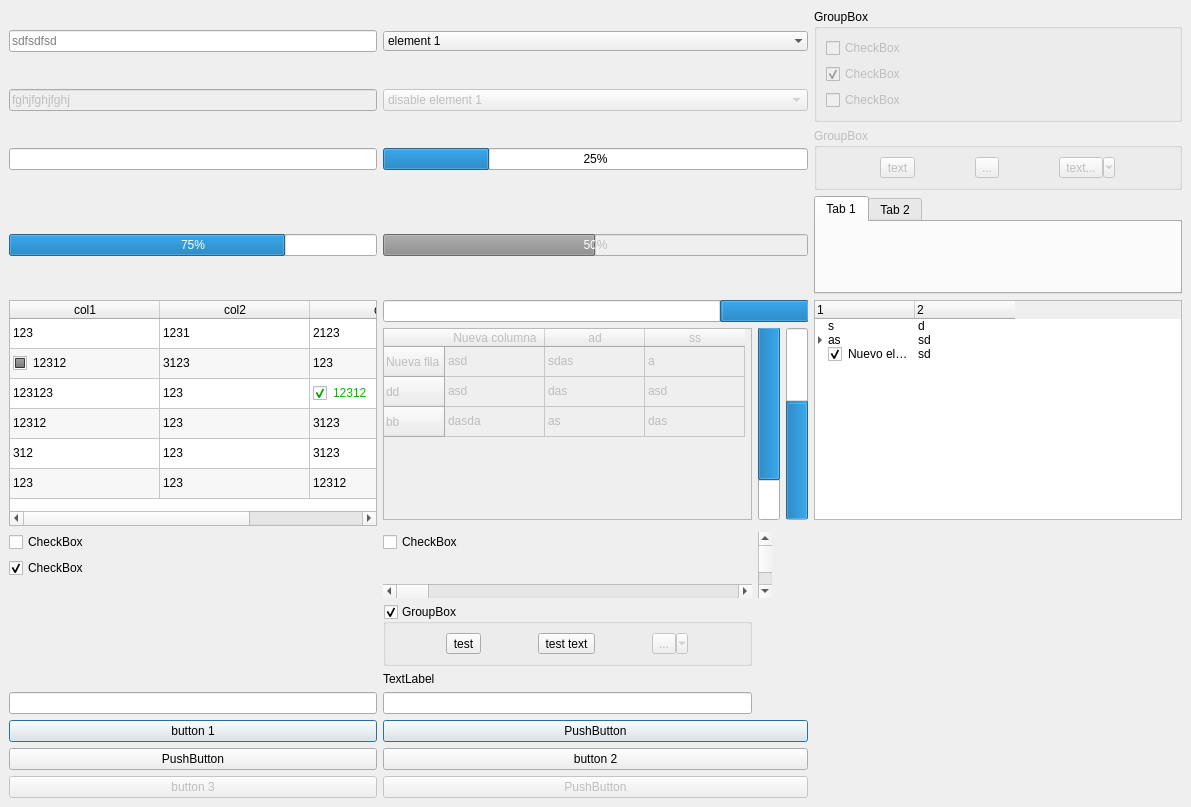
<?xml version="1.0" encoding="UTF-8"?>
<ui version="4.0">
 <class>MainWindow</class>
 <widget class="QMainWindow" name="MainWindow">
  <property name="geometry">
   <rect>
    <x>0</x>
    <y>0</y>
    <width>1191</width>
    <height>807</height>
   </rect>
  </property>
  <property name="windowTitle">
   <string>MainWindow</string>
  </property>
  <widget class="QWidget" name="centralwidget">
   <layout class="QGridLayout" name="gridLayout">
    <item row="0" column="1" colspan="3">
     <widget class="QComboBox" name="comboBox">
      <property name="minimumSize">
       <size>
        <width>300</width>
        <height>0</height>
       </size>
      </property>
      <property name="focusPolicy">
       <enum>Qt::ClickFocus</enum>
      </property>
      <property name="editable">
       <bool>false</bool>
      </property>
      <property name="frame">
       <bool>false</bool>
      </property>
      <item>
       <property name="text">
        <string>element 1</string>
       </property>
       <property name="icon">
        <iconset resource="../../Themes/MainTheme/qrc/resources.qrc">
         <normaloff>:/svg/search-gray</normaloff>
         <normalon>:/svg/search-gray</normalon>
         <disabledoff>:/svg/search-gray</disabledoff>
         <disabledon>:/svg/search-gray</disabledon>
         <activeoff>:/svg/search-gray</activeoff>
         <activeon>:/svg/search-gray</activeon>
         <selectedoff>:/svg/search-gray</selectedoff>
         <selectedon>:/svg/combo-down-gray</selectedon>:/svg/search-gray</iconset>
       </property>
      </item>
      <item>
       <property name="text">
        <string>element 2</string>
       </property>
      </item>
      <item>
       <property name="text">
        <string>element 3</string>
       </property>
      </item>
      <item>
       <property name="text">
        <string>element 4</string>
       </property>
      </item>
      <item>
       <property name="text">
        <string>element 5</string>
       </property>
      </item>
     </widget>
    </item>
    <item row="26" column="0">
     <widget class="QPushButton" name="pushButton_5">
      <property name="text">
       <string>PushButton</string>
      </property>
      <property name="icon">
       <iconset theme="applications-office">
        <normaloff>.</normaloff>.</iconset>
      </property>
     </widget>
    </item>
    <item row="1" column="0">
     <widget class="QLineEdit" name="lineEdit_2">
      <property name="enabled">
       <bool>false</bool>
      </property>
      <property name="text">
       <string>fghjfghjfghj</string>
      </property>
      <property name="placeholderText">
       <string/>
      </property>
     </widget>
    </item>
    <item row="3" column="1" colspan="3">
     <widget class="QProgressBar" name="progressBar_5">
      <property name="enabled">
       <bool>false</bool>
      </property>
      <property name="value">
       <number>50</number>
      </property>
     </widget>
    </item>
    <item row="19" column="1">
     <widget class="QLineEdit" name="lineEdit_4">
      <property name="clearButtonEnabled">
       <bool>true</bool>
      </property>
     </widget>
    </item>
    <item row="4" column="1" colspan="3">
     <widget class="QProgressBar" name="progressBar_2">
      <property name="enabled">
       <bool>true</bool>
      </property>
      <property name="maximum">
       <number>50</number>
      </property>
      <property name="value">
       <number>10</number>
      </property>
      <property name="orientation">
       <enum>Qt::Horizontal</enum>
      </property>
      <property name="invertedAppearance">
       <bool>true</bool>
      </property>
     </widget>
    </item>
    <item row="2" column="1" colspan="3">
     <widget class="QProgressBar" name="progressBar">
      <property name="value">
       <number>25</number>
      </property>
     </widget>
    </item>
    <item row="27" column="0">
     <widget class="QPushButton" name="pushButton_3">
      <property name="enabled">
       <bool>false</bool>
      </property>
      <property name="text">
       <string>button 3</string>
      </property>
     </widget>
    </item>
    <item row="26" column="1" colspan="3">
     <widget class="QPushButton" name="pushButton_2">
      <property name="text">
       <string>button 2</string>
      </property>
     </widget>
    </item>
    <item row="19" column="0">
     <widget class="QLineEdit" name="lineEdit_5"/>
    </item>
    <item row="1" column="1" colspan="3">
     <widget class="QComboBox" name="comboBox_2">
      <property name="enabled">
       <bool>false</bool>
      </property>
      <property name="currentIndex">
       <number>0</number>
      </property>
      <item>
       <property name="text">
        <string>disable element 1</string>
       </property>
      </item>
     </widget>
    </item>
    <item row="3" column="0">
     <widget class="QProgressBar" name="progressBar_6">
      <property name="value">
       <number>75</number>
      </property>
     </widget>
    </item>
    <item row="5" column="1">
     <widget class="QTableWidget" name="tableWidget_2">
      <property name="enabled">
       <bool>false</bool>
      </property>
      <attribute name="horizontalHeaderMinimumSectionSize">
       <number>60</number>
      </attribute>
      <attribute name="horizontalHeaderShowSortIndicator" stdset="0">
       <bool>false</bool>
      </attribute>
      <attribute name="horizontalHeaderStretchLastSection">
       <bool>false</bool>
      </attribute>
      <row>
       <property name="text">
        <string>Nueva fila</string>
       </property>
      </row>
      <row>
       <property name="text">
        <string>dd</string>
       </property>
      </row>
      <row>
       <property name="text">
        <string>bb</string>
       </property>
      </row>
      <column>
       <property name="text">
        <string>Nueva columna</string>
       </property>
      </column>
      <column>
       <property name="text">
        <string>ad</string>
       </property>
      </column>
      <column>
       <property name="text">
        <string>ss</string>
       </property>
      </column>
      <item row="0" column="0">
       <property name="text">
        <string>asd</string>
       </property>
      </item>
      <item row="0" column="1">
       <property name="text">
        <string>sdas</string>
       </property>
      </item>
      <item row="0" column="2">
       <property name="text">
        <string>a</string>
       </property>
      </item>
      <item row="1" column="0">
       <property name="text">
        <string>asd</string>
       </property>
      </item>
      <item row="1" column="1">
       <property name="text">
        <string>das</string>
       </property>
      </item>
      <item row="1" column="2">
       <property name="text">
        <string>asd</string>
       </property>
      </item>
      <item row="2" column="0">
       <property name="text">
        <string>dasda</string>
       </property>
      </item>
      <item row="2" column="1">
       <property name="text">
        <string>as</string>
       </property>
      </item>
      <item row="2" column="2">
       <property name="text">
        <string>das</string>
       </property>
      </item>
     </widget>
    </item>
    <item row="8" column="2" rowspan="3">
     <widget class="QScrollBar" name="verticalScrollBar">
      <property name="orientation">
       <enum>Qt::Vertical</enum>
      </property>
     </widget>
    </item>
    <item row="9" column="0">
     <widget class="QCheckBox" name="checkBox_4">
      <property name="text">
       <string>CheckBox</string>
      </property>
      <property name="checked">
       <bool>true</bool>
      </property>
     </widget>
    </item>
    <item row="10" column="1">
     <widget class="QScrollBar" name="horizontalScrollBar">
      <property name="orientation">
       <enum>Qt::Horizontal</enum>
      </property>
     </widget>
    </item>
    <item row="14" column="1">
     <widget class="QGroupBox" name="groupBox_2">
      <property name="title">
       <string>GroupBox</string>
      </property>
      <property name="flat">
       <bool>false</bool>
      </property>
      <property name="checkable">
       <bool>true</bool>
      </property>
      <layout class="QHBoxLayout" name="horizontalLayout">
       <item>
        <widget class="QToolButton" name="toolButton_4">
         <property name="text">
          <string>test</string>
         </property>
         <property name="icon">
          <iconset resource="../../Themes/MainTheme/qrc/resources.qrc">
           <normaloff>:/svg/check-arrow</normaloff>:/svg/check-arrow</iconset>
         </property>
         <property name="toolButtonStyle">
          <enum>Qt::ToolButtonTextBesideIcon</enum>
         </property>
        </widget>
       </item>
       <item>
        <widget class="QToolButton" name="toolButton_2">
         <property name="text">
          <string>test text</string>
         </property>
         <property name="icon">
          <iconset resource="../../Themes/MainTheme/qrc/resources.qrc">
           <normaloff>:/svg/search-gray</normaloff>:/svg/search-gray</iconset>
         </property>
         <property name="popupMode">
          <enum>QToolButton::InstantPopup</enum>
         </property>
         <property name="toolButtonStyle">
          <enum>Qt::ToolButtonTextUnderIcon</enum>
         </property>
        </widget>
       </item>
       <item>
        <widget class="QToolButton" name="toolButton_6">
         <property name="enabled">
          <bool>false</bool>
         </property>
         <property name="text">
          <string>...</string>
         </property>
         <property name="icon">
          <iconset resource="../../Themes/MainTheme/qrc/resources.qrc">
           <normaloff>:/svg/up-arrow-white</normaloff>:/svg/up-arrow-white</iconset>
         </property>
         <property name="popupMode">
          <enum>QToolButton::MenuButtonPopup</enum>
         </property>
         <property name="toolButtonStyle">
          <enum>Qt::ToolButtonTextUnderIcon</enum>
         </property>
        </widget>
       </item>
      </layout>
     </widget>
    </item>
    <item row="27" column="1" colspan="3">
     <widget class="QPushButton" name="pushButton_4">
      <property name="enabled">
       <bool>false</bool>
      </property>
      <property name="text">
       <string>PushButton</string>
      </property>
     </widget>
    </item>
    <item row="2" column="0">
     <widget class="QLineEdit" name="lineEdit_3">
      <property name="clearButtonEnabled">
       <bool>true</bool>
      </property>
     </widget>
    </item>
    <item row="25" column="1" colspan="3">
     <widget class="QPushButton" name="pushButton_6">
      <property name="text">
       <string>PushButton</string>
      </property>
      <property name="default">
       <bool>true</bool>
      </property>
     </widget>
    </item>
    <item row="5" column="2">
     <widget class="QProgressBar" name="progressBar_4">
      <property name="maximum">
       <number>10</number>
      </property>
      <property name="value">
       <number>8</number>
      </property>
      <property name="orientation">
       <enum>Qt::Vertical</enum>
      </property>
      <property name="invertedAppearance">
       <bool>true</bool>
      </property>
     </widget>
    </item>
    <item row="5" column="3">
     <widget class="QProgressBar" name="progressBar_3">
      <property name="maximum">
       <number>500</number>
      </property>
      <property name="value">
       <number>300</number>
      </property>
      <property name="orientation">
       <enum>Qt::Vertical</enum>
      </property>
     </widget>
    </item>
    <item row="8" column="1">
     <widget class="QCheckBox" name="checkBox_5">
      <property name="text">
       <string>CheckBox</string>
      </property>
      <property name="checkable">
       <bool>true</bool>
      </property>
      <property name="checked">
       <bool>false</bool>
      </property>
      <property name="autoRepeat">
       <bool>false</bool>
      </property>
      <property name="autoExclusive">
       <bool>false</bool>
      </property>
      <property name="tristate">
       <bool>true</bool>
      </property>
     </widget>
    </item>
    <item row="0" column="0">
     <widget class="QLineEdit" name="lineEdit">
      <property name="placeholderText">
       <string>sdfsdfsd</string>
      </property>
     </widget>
    </item>
    <item row="25" column="0">
     <widget class="QPushButton" name="pushButton">
      <property name="text">
       <string>button 1</string>
      </property>
      <property name="default">
       <bool>true</bool>
      </property>
     </widget>
    </item>
    <item row="8" column="0">
     <widget class="QCheckBox" name="checkBox">
      <property name="text">
       <string>CheckBox</string>
      </property>
      <property name="tristate">
       <bool>true</bool>
      </property>
     </widget>
    </item>
    <item row="4" column="0" rowspan="3">
     <widget class="QTableWidget" name="tableWidget">
      <property name="enabled">
       <bool>true</bool>
      </property>
      <property name="minimumSize">
       <size>
        <width>0</width>
        <height>0</height>
       </size>
      </property>
      <property name="styleSheet">
       <string notr="true"/>
      </property>
      <property name="alternatingRowColors">
       <bool>true</bool>
      </property>
      <property name="gridStyle">
       <enum>Qt::SolidLine</enum>
      </property>
      <property name="sortingEnabled">
       <bool>true</bool>
      </property>
      <property name="cornerButtonEnabled">
       <bool>true</bool>
      </property>
      <attribute name="horizontalHeaderVisible">
       <bool>true</bool>
      </attribute>
      <attribute name="horizontalHeaderCascadingSectionResizes">
       <bool>false</bool>
      </attribute>
      <attribute name="horizontalHeaderMinimumSectionSize">
       <number>100</number>
      </attribute>
      <attribute name="horizontalHeaderDefaultSectionSize">
       <number>150</number>
      </attribute>
      <attribute name="horizontalHeaderHighlightSections">
       <bool>true</bool>
      </attribute>
      <attribute name="horizontalHeaderStretchLastSection">
       <bool>true</bool>
      </attribute>
      <attribute name="verticalHeaderVisible">
       <bool>false</bool>
      </attribute>
      <attribute name="verticalHeaderMinimumSectionSize">
       <number>21</number>
      </attribute>
      <attribute name="verticalHeaderDefaultSectionSize">
       <number>30</number>
      </attribute>
      <row>
       <property name="text">
        <string>1</string>
       </property>
      </row>
      <row>
       <property name="text">
        <string>Nueva fila</string>
       </property>
      </row>
      <row>
       <property name="text">
        <string>Nueva fila</string>
       </property>
      </row>
      <row>
       <property name="text">
        <string>Nueva fila</string>
       </property>
      </row>
      <row>
       <property name="text">
        <string>Nueva fila</string>
       </property>
      </row>
      <row>
       <property name="text">
        <string>Nueva fila</string>
       </property>
      </row>
      <column>
       <property name="text">
        <string>col1</string>
       </property>
       <property name="icon">
        <iconset theme="battery">
         <normaloff>.</normaloff>.</iconset>
       </property>
      </column>
      <column>
       <property name="text">
        <string>col2</string>
       </property>
      </column>
      <column>
       <property name="text">
        <string>col3</string>
       </property>
      </column>
      <item row="0" column="0">
       <property name="text">
        <string>123</string>
       </property>
       <property name="icon">
        <iconset resource="../../Themes/MainTheme/qrc/resources.qrc">
         <normaloff>:/svg/combo-down</normaloff>:/svg/combo-down</iconset>
       </property>
      </item>
      <item row="0" column="1">
       <property name="text">
        <string>1231</string>
       </property>
      </item>
      <item row="0" column="2">
       <property name="text">
        <string>2123</string>
       </property>
      </item>
      <item row="1" column="0">
       <property name="text">
        <string>12312</string>
       </property>
       <property name="checkState">
        <enum>PartiallyChecked</enum>
       </property>
       <property name="icon">
        <iconset resource="../../Themes/MainTheme/qrc/resources.qrc">
         <normaloff>:/svg/combo-down-gray</normaloff>:/svg/combo-down-gray</iconset>
       </property>
      </item>
      <item row="1" column="1">
       <property name="text">
        <string>3123</string>
       </property>
      </item>
      <item row="1" column="2">
       <property name="text">
        <string>123</string>
       </property>
      </item>
      <item row="2" column="0">
       <property name="text">
        <string>123123</string>
       </property>
      </item>
      <item row="2" column="1">
       <property name="text">
        <string>123</string>
       </property>
      </item>
      <item row="2" column="2">
       <property name="text">
        <string>12312</string>
       </property>
       <property name="background">
        <brush brushstyle="NoBrush">
         <color alpha="255">
          <red>0</red>
          <green>255</green>
          <blue>212</blue>
         </color>
        </brush>
       </property>
       <property name="foreground">
        <brush brushstyle="SolidPattern">
         <color alpha="255">
          <red>0</red>
          <green>189</green>
          <blue>0</blue>
         </color>
        </brush>
       </property>
       <property name="checkState">
        <enum>Checked</enum>
       </property>
      </item>
      <item row="3" column="0">
       <property name="text">
        <string>12312</string>
       </property>
       <property name="checkState">
        <enum>Unchecked</enum>
       </property>
      </item>
      <item row="3" column="1">
       <property name="text">
        <string>123</string>
       </property>
      </item>
      <item row="3" column="2">
       <property name="text">
        <string>3123</string>
       </property>
      </item>
      <item row="4" column="0">
       <property name="text">
        <string>312</string>
       </property>
      </item>
      <item row="4" column="1">
       <property name="text">
        <string>123</string>
       </property>
      </item>
      <item row="4" column="2">
       <property name="text">
        <string>3123</string>
       </property>
      </item>
      <item row="5" column="0">
       <property name="text">
        <string>123</string>
       </property>
      </item>
      <item row="5" column="1">
       <property name="text">
        <string>123</string>
       </property>
      </item>
      <item row="5" column="2">
       <property name="text">
        <string>12312</string>
       </property>
      </item>
     </widget>
    </item>
    <item row="0" column="4" rowspan="2">
     <widget class="QGroupBox" name="groupBox_3">
      <property name="title">
       <string>GroupBox</string>
      </property>
      <property name="flat">
       <bool>true</bool>
      </property>
      <layout class="QVBoxLayout" name="verticalLayout">
       <item>
        <widget class="QCheckBox" name="checkBox_6">
         <property name="enabled">
          <bool>false</bool>
         </property>
         <property name="text">
          <string>CheckBox</string>
         </property>
        </widget>
       </item>
       <item>
        <widget class="QCheckBox" name="checkBox_2">
         <property name="enabled">
          <bool>false</bool>
         </property>
         <property name="text">
          <string>CheckBox</string>
         </property>
         <property name="checked">
          <bool>true</bool>
         </property>
         <property name="tristate">
          <bool>true</bool>
         </property>
        </widget>
       </item>
       <item>
        <widget class="QCheckBox" name="checkBox_3">
         <property name="enabled">
          <bool>false</bool>
         </property>
         <property name="text">
          <string>CheckBox</string>
         </property>
         <property name="checkable">
          <bool>true</bool>
         </property>
         <property name="checked">
          <bool>false</bool>
         </property>
         <property name="autoRepeat">
          <bool>false</bool>
         </property>
         <property name="autoExclusive">
          <bool>false</bool>
         </property>
         <property name="tristate">
          <bool>true</bool>
         </property>
        </widget>
       </item>
      </layout>
     </widget>
    </item>
    <item row="2" column="4">
     <widget class="QGroupBox" name="groupBox">
      <property name="enabled">
       <bool>false</bool>
      </property>
      <property name="title">
       <string>GroupBox</string>
      </property>
      <layout class="QGridLayout" name="gridLayout_2">
       <item row="1" column="2">
        <widget class="QToolButton" name="toolButton_5">
         <property name="text">
          <string>text...</string>
         </property>
         <property name="icon">
          <iconset resource="../../Themes/MainTheme/qrc/resources.qrc">
           <normaloff>:/svg/search-gray</normaloff>:/svg/search-gray</iconset>
         </property>
         <property name="popupMode">
          <enum>QToolButton::MenuButtonPopup</enum>
         </property>
         <property name="toolButtonStyle">
          <enum>Qt::ToolButtonTextUnderIcon</enum>
         </property>
         <property name="autoRaise">
          <bool>false</bool>
         </property>
         <property name="arrowType">
          <enum>Qt::NoArrow</enum>
         </property>
        </widget>
       </item>
       <item row="1" column="1">
        <widget class="QToolButton" name="toolButton">
         <property name="text">
          <string>...</string>
         </property>
         <property name="toolButtonStyle">
          <enum>Qt::ToolButtonTextOnly</enum>
         </property>
        </widget>
       </item>
       <item row="1" column="0">
        <widget class="QToolButton" name="toolButton_3">
         <property name="text">
          <string>text</string>
         </property>
         <property name="icon">
          <iconset resource="../../Themes/MainTheme/qrc/resources.qrc">
           <normaloff>:/svg/combo-down</normaloff>:/svg/combo-down</iconset>
         </property>
         <property name="toolButtonStyle">
          <enum>Qt::ToolButtonIconOnly</enum>
         </property>
        </widget>
       </item>
      </layout>
     </widget>
    </item>
    <item row="15" column="1">
     <widget class="QLabel" name="label">
      <property name="text">
       <string>TextLabel</string>
      </property>
     </widget>
    </item>
    <item row="3" column="4">
     <widget class="QTabWidget" name="tabWidget">
      <widget class="QWidget" name="tab">
       <attribute name="title">
        <string>Tab 1</string>
       </attribute>
      </widget>
      <widget class="QWidget" name="tab_2">
       <attribute name="title">
        <string>Tab 2</string>
       </attribute>
      </widget>
     </widget>
    </item>
    <item row="4" column="4" rowspan="2">
     <widget class="QTreeWidget" name="treeWidget">
      <property name="indentation">
       <number>10</number>
      </property>
      <property name="rootIsDecorated">
       <bool>true</bool>
      </property>
      <property name="headerHidden">
       <bool>false</bool>
      </property>
      <attribute name="headerMinimumSectionSize">
       <number>20</number>
      </attribute>
      <attribute name="headerDefaultSectionSize">
       <number>100</number>
      </attribute>
      <attribute name="headerShowSortIndicator" stdset="0">
       <bool>true</bool>
      </attribute>
      <attribute name="headerStretchLastSection">
       <bool>false</bool>
      </attribute>
      <column>
       <property name="text">
        <string>1</string>
       </property>
      </column>
      <column>
       <property name="text">
        <string>2</string>
       </property>
      </column>
      <item>
       <property name="text">
        <string>s</string>
       </property>
       <property name="text">
        <string>d</string>
       </property>
      </item>
      <item>
       <property name="text">
        <string>as</string>
       </property>
       <property name="text">
        <string>sd</string>
       </property>
       <item>
        <property name="text">
         <string>asd</string>
        </property>
        <property name="text">
         <string>asd</string>
        </property>
        <item>
         <property name="text">
          <string>asd</string>
         </property>
         <property name="text">
          <string>232</string>
         </property>
        </item>
       </item>
      </item>
      <item>
       <property name="text">
        <string>Nuevo elemento</string>
       </property>
       <property name="checkState">
        <enum>Checked</enum>
       </property>
       <property name="text">
        <string>sd</string>
       </property>
      </item>
     </widget>
    </item>
   </layout>
  </widget>
 </widget>
 <tabstops>
  <tabstop>checkBox</tabstop>
  <tabstop>lineEdit_5</tabstop>
  <tabstop>pushButton</tabstop>
  <tabstop>pushButton_5</tabstop>
  <tabstop>pushButton_3</tabstop>
  <tabstop>pushButton_6</tabstop>
  <tabstop>pushButton_2</tabstop>
  <tabstop>pushButton_4</tabstop>
  <tabstop>lineEdit</tabstop>
  <tabstop>lineEdit_2</tabstop>
  <tabstop>lineEdit_3</tabstop>
  <tabstop>comboBox_2</tabstop>
  <tabstop>tableWidget</tabstop>
  <tabstop>tableWidget_2</tabstop>
 </tabstops>
 <resources>
  <include location="../../Themes/MainTheme/qrc/resources.qrc"/>
 </resources>
 <connections/>
</ui>
